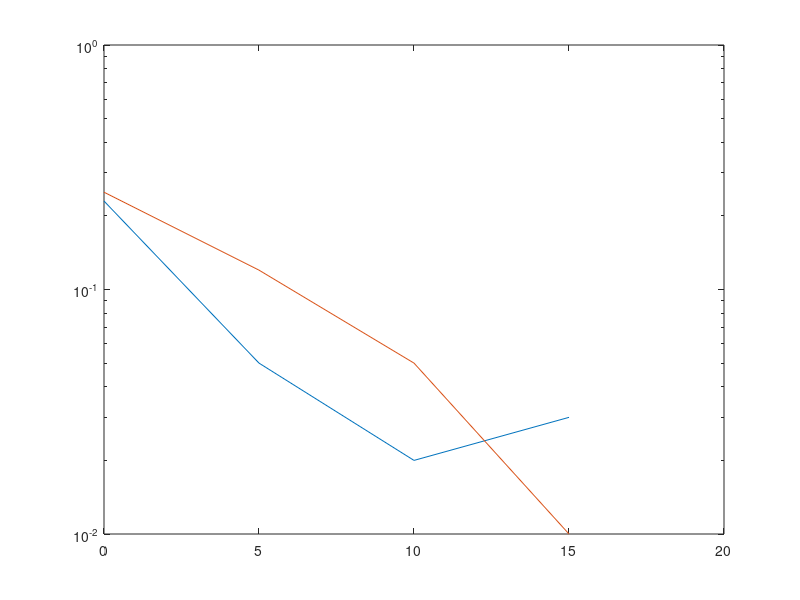

Recreate this plot in MATLAB.
clear all;
snrdb = [0 :5 :20 ];

% Iterate through the signal to noise data ratio matrix.
for k = 1 : length(snrdb)
    SNR=10^(snrdb(k)/10);
    ct=100;

    sum1=0;
    sum2=0;

% Create upperbound of data analysis iterations and initialize two random data modulation ranges.
    for i = 1 : ct
        % Transmitter.
        s1 = randsrc(1, 1, [3 1 -1 -3]);
        s2 = randsrc(1, 1, [3 1 -1 -3]);
        h1 = randn(1,1); % Create two channels for data and timecode transfer.
        h2 = randn(1,1);
        n1 = randn(1,1)/sqrt(SNR); % Create first time transfer noise.
        n2 = randn(1,1)/sqrt(SNR); % Create noise on transfer of time code.

        % Observation.
        y1 = h1 * s1 + h2 * s2 + n1; % First time without time code
        y2 = h1 * s2 + h2 * (-s1) + n2; % First time with time code
       
        % Combine the two datasets.
        xs1 = h1*y1 - h2*y2;
        xs2 = h2*y1+ h1*y2;
        
        % Rough estimation.
        prio_est1 = xs1/(h1^2+h2^2);%first step of detection 
        prio_est2 =  xs2/(h1^2+h2^2);
        
        % Refine our estimation against sub modulative bands.
         if prio_est1 > 2
            est1= 3;
        elseif prio_est1 < 2 && prio_est1 > 0
            est1 = 1;
        end    
        
        if prio_est1 < -2
            est1=-3;
        elseif prio_est1 < 0 && prio_est1 > -2
            est1= -1;
        end 
        
        if prio_est2 < -2
            est2=-3;
        elseif prio_est2 < 0 && prio_est2 > -2
            est2= -1;
        end 
        
        if prio_est2 > 2
            est2= 3;
        elseif prio_est2 < 2 && prio_est2 > 0
            est2 = 1;
        end 
        
        % We want to know the errors we made
        if est1 ~= s1
            sum1 = sum1+1;
        end
        if est2 ~= s2
            sum2 = sum2+1;
        end
    end

    p1(k)= sum1/ct;
    p2(k) = sum2/ct;
end
semilogy(snrdb,p1,snrdb,p2) % Plot transfer lifetime on semiology
